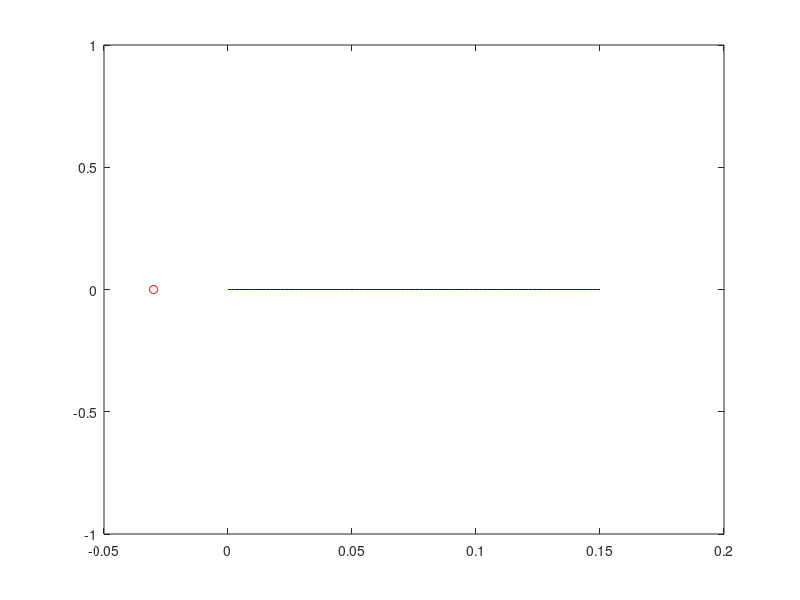

Write the MATLAB code that produced this figure.
%% Activation Plot
%% BME504 Project (dn mn ky)

clear; clc;
thresh =0; %mV
currvals = [-0.03]; %mA
DataLoc = '/winhomes/men14/BME504/ProjectData';
cd(DataLoc)
APcheck = 0;

% Current File Loop

currfolderlist=dir('Vm_Node20*');
for currcount = 1:length(currfolderlist);
eval(['load ' currfolderlist(currcount).name ' -ascii']);
eval(['Data = Vm_Node20_Matrix' num2str(currcount) ';']);

    for fiber = 1: 100
        vm = Data(fiber, :);
        VmMax = max(vm);
            if VmMax >  thresh
                APcheck(fiber, currcount) = 1;
            else
                APcheck(fiber, currcount) = 0;
            end


	end
end

num_fibers_AP = sum(APcheck)

% Plot


p = polyfit(currvals,num_fibers_AP,4);
fit = polyval(p, linspace(0, 0.15));

figure(1); clf
title('Activation % vs. Cathodic Stimulus Amplitude'); xlabel('Cathodic Stimulus Amplitude'); ylabel('Activation Percentage');
plot(currvals, num_fibers_AP, 'ro', linspace(0,0.15),fit,'b-')
